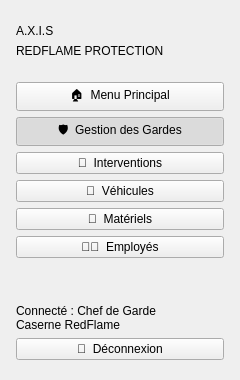
     <widget class="QFrame" name="sidebar">
      <property name="minimumSize">
       <size>
        <width>240</width>
        <height>0</height>
       </size>
      </property>
      <property name="maximumSize">
       <size>
        <width>240</width>
        <height>16777215</height>
       </size>
      </property>
      <layout class="QVBoxLayout" name="sidebarLayout">
       <property name="spacing">
        <number>6</number>
       </property>
       <property name="leftMargin">
        <number>16</number>
       </property>
       <property name="topMargin">
        <number>24</number>
       </property>
       <property name="rightMargin">
        <number>16</number>
       </property>
       <property name="bottomMargin">
        <number>20</number>
       </property>
       <item>
        <widget class="QLabel" name="appTitle">
         <property name="text">
          <string>A.X.I.S</string>
         </property>
        </widget>
       </item>
       <item>
        <widget class="QLabel" name="appSubtitle">
         <property name="text">
          <string>REDFLAME PROTECTION</string>
         </property>
        </widget>
       </item>
       <item>
        <spacer name="spacer1">
         <property name="orientation">
          <enum>Qt::Vertical</enum>
         </property>
         <property name="sizeType">
          <enum>QSizePolicy::Fixed</enum>
         </property>
         <property name="sizeHint" stdset="0">
          <size>
           <width>20</width>
           <height>18</height>
          </size>
         </property>
        </spacer>
       </item>
       <!-- NAVIGATION BUTTONS TO EACH OTHER MENU -->
       <item>
        <widget class="QPushButton" name="btnMenuPrincipal">
         <property name="text">
          <string>🏠  Menu Principal</string>
         </property>
         <property name="checkable">
          <bool>true</bool>
         </property>
         <property name="cursor">
          <cursorShape>PointingHandCursor</cursorShape>
         </property>
        </widget>
       </item>
       <item>
        <widget class="QPushButton" name="btnGardes">
         <property name="text">
          <string>🛡️  Gestion des Gardes</string>
         </property>
         <property name="checkable">
          <bool>true</bool>
         </property>
         <property name="checked">
          <bool>true</bool>
         </property>
         <property name="cursor">
          <cursorShape>PointingHandCursor</cursorShape>
         </property>
        </widget>
       </item>
       <item>
        <widget class="QPushButton" name="btnInterventions">
         <property name="text">
          <string>🚨  Interventions</string>
         </property>
         <property name="checkable">
          <bool>true</bool>
         </property>
         <property name="cursor">
          <cursorShape>PointingHandCursor</cursorShape>
         </property>
        </widget>
       </item>
       <item>
        <widget class="QPushButton" name="btnVehicules">
         <property name="text">
          <string>🚒  Véhicules</string>
         </property>
         <property name="checkable">
          <bool>true</bool>
         </property>
         <property name="cursor">
          <cursorShape>PointingHandCursor</cursorShape>
         </property>
        </widget>
       </item>
       <item>
        <widget class="QPushButton" name="btnMateriels">
         <property name="text">
          <string>🧯  Matériels</string>
         </property>
         <property name="checkable">
          <bool>true</bool>
         </property>
         <property name="cursor">
          <cursorShape>PointingHandCursor</cursorShape>
         </property>
        </widget>
       </item>
       <item>
        <widget class="QPushButton" name="btnEmployes">
         <property name="text">
          <string>👨‍🚒  Employés</string>
         </property>
         <property name="checkable">
          <bool>true</bool>
         </property>
         <property name="cursor">
          <cursorShape>PointingHandCursor</cursorShape>
         </property>
        </widget>
       </item>
       <item>
        <spacer name="spacer2">
         <property name="orientation">
          <enum>Qt::Vertical</enum>
         </property>
         <property name="sizeHint" stdset="0">
          <size>
           <width>20</width>
           <height>40</height>
          </size>
         </property>
        </spacer>
       </item>
       <item>
        <widget class="QLabel" name="tagline">
         <property name="text">
          <string>Connecté : Chef de Garde
Caserne RedFlame</string>
         </property>
        </widget>
       </item>
       <item>
        <widget class="QPushButton" name="btnDeconnexion">
         <property name="text">
          <string>🚪  Déconnexion</string>
         </property>
         <property name="cursor">
          <cursorShape>PointingHandCursor</cursorShape>
         </property>
        </widget>
       </item>
      </layout>
     </widget>
